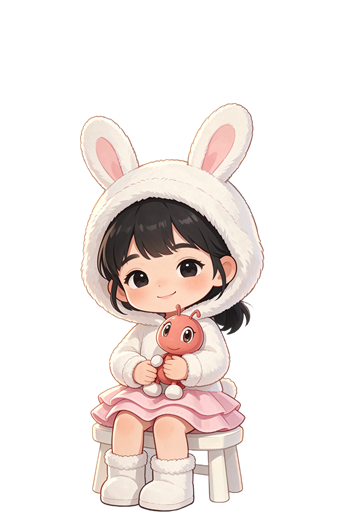
#> input picture tests/new-frames/ref/ranran_base.png, 344 x 520 px
$ python remove_watermark.py ../new-frames/ref/ranran_base.png
#> lines starting #> are read from the running program, lines starting #| are printed output that depends on the picture
"""Remove the light "豆包AI生成" watermark from the bottom-right corner of pet frames.

The watermark is a right-aligned beige-gray glyph row (glyph tops y ≥ 498) over
transparent background or the soft ground shadow. Detection: strict anchor
components prove the row exists, then the row rectangle absorbs adjacent
in-band fragments while skipping solid shapes (fur chunks, ant feet, blobs).
Inpainting fills masked pixels from background-only sources — unmasked text
remnants never act as sources, so partial coverage cannot smear dark glyph
colour into the result; a second pass peels whatever the first missed.

Usage:
  python remove_watermark.py <frame.png|dir> [--preview <out.png>] [--apply]
"""
import sys
from collections import deque
from pathlib import Path

import numpy as np
from PIL import Image

# search window: bottom-right corner
X0, Y0 = 150, 450
# watermark row: right-aligned "豆包AI生成", glyph tops in y ≥ 498, beige-gray
BAND_Y = 498          # anchor components must start below this
SWEEP_Y = 494         # mask sweep never starts above this line
RIGHT_MIN = 250       # anchor right edge must reach this far
RB_RANGE = (12, 42)   # text warmth: mean R-B
LUM_RANGE = (140, 232)
ROW_MAX_W = 130       # row rectangle never reaches further left than this
ABSORB_GAP = 12       # in-band fragments within this gap join the row
DILATE = 2            # catch anti-aliased halo around glyphs
PAD = 24              # inpaint works on the mask bbox grown by this margin
PASSES = 2            # detect+inpaint iterations

# per-frame text-row rectangles (x0, y0, x1, y1), hand-measured from gridded
# zooms of the 12 Doubao frames; the anchor path handles any future frame
RECTS = {
    "breath":     (263, 503, 333, 520),
    "breathopen": (260, 499, 328, 520),
    "chess":      (283, 500, 344, 520),
    "divine":     (257, 503, 325, 520),
    "earperk":    (259, 502, 330, 520),
    "gaze":       (243, 497, 312, 520),
    "grindink":   (276, 496, 343, 520),
    "lantern":    (244, 503, 312, 520),
    "ridewind":   (278, 503, 344, 520),
    "sniff":      (243, 497, 310, 520),
    "tailhug":    (256, 506, 330, 520),
    "unroll":     (258, 503, 325, 520),
}


def components(mask):
    """4-connected components of a bool mask → list of pixel-index arrays."""
    labels = np.zeros(mask.shape, dtype=np.int32)
    comps = []
    for sy, sx in zip(*np.nonzero(mask)):
        if labels[sy, sx]:
            continue
        label = len(comps) + 1
        labels[sy, sx] = label
        q = deque([(sy, sx)])
        pixels = [(sy, sx)]
        while q:
            y, x = q.popleft()
            for ny, nx in ((y-1, x), (y+1, x), (y, x-1), (y, x+1)):
                if 0 <= ny < mask.shape[0] and 0 <= nx < mask.shape[1] and mask[ny, nx] and not labels[ny, nx]:
                    labels[ny, nx] = label
                    q.append((ny, nx))
                    pixels.append((ny, nx))
        comps.append(np.array(pixels))
    return comps


# [36 lines left out: functions dilate, mask_from_rect, not called in this run]


def analyze(rgba):
    """→ (mask, forbid): pixels to clear, and candidate pixels never to fill from."""
    h, w, _ = rgba.shape
    x1, y1 = min(X0, w), min(Y0, h)
    region = rgba[y1:, x1:, :].astype(np.float32)
    r, g, b, a = region[..., 0], region[..., 1], region[..., 2], region[..., 3]
    lum = (r + g + b) / 3
    sat = region[..., :3].max(axis=2) - region[..., :3].min(axis=2)
    cand = (a > 20) & (lum > 105) & (sat < 85)
    full = np.zeros((h, w), dtype=bool)
    forbid = np.zeros((h, w), dtype=bool)

    # stage 1: strict anchors prove the right-aligned text row exists
    band = np.zeros(region.shape[:2], dtype=bool)
    band[BAND_Y - y1:, :] = True
    anchor_cand = (a > 25) & (lum > 110) & (lum <= LUM_RANGE[1] + 8) & (sat < 80) & band
    row = np.zeros(region.shape[:2], dtype=bool)
    rx0 = rx1 = None
    for comp in components(anchor_cand):
        ys, xs = comp[:, 0], comp[:, 1]
        bw, bh = xs.max() - xs.min() + 1, ys.max() - ys.min() + 1
        fill = len(comp) / (bw * bh)
        if len(comp) < 8 or bw > 150 or bh > 20 or fill > 0.62:
            continue
        rb = (r[ys, xs] - b[ys, xs]).mean()
        lm = lum[ys, xs].mean()
        if not (RB_RANGE[0] <= rb <= RB_RANGE[1] and LUM_RANGE[0] <= lm <= LUM_RANGE[1]):
            continue
        if ys.min() + y1 < BAND_Y or xs.max() + x1 < RIGHT_MIN:
            continue
        row[ys, xs] = True
        rx0 = int(xs.min()) if rx0 is None else min(rx0, int(xs.min()))
        rx1 = int(xs.max()) if rx1 is None else max(rx1, int(xs.max()))
    if rx0 is None:
        forbid[y1:, x1:] = cand
        return full, forbid

    # stage 2: sweep every candidate inside the row's rectangle, protecting
    # solid structures (fur chunks, ant feet: big comps or anything near the
    # saturated red ant body) — glyphs and faint shadow bits get masked and
    # the inpaint refills the shadow bits invisibly
    lx = max(0, rx1 + 1 - ROW_MAX_W)
    rect = np.zeros(region.shape[:2], dtype=bool)
    rect[SWEEP_Y - y1:, lx:rx1 + 1] = True
    wide = np.zeros(region.shape[:2], dtype=bool)
    top = max(0, 470 - y1)
    wide[top:, :] = (a > 25)[top:, :] & (lum > 110)[top:, :] \
        & (lum <= LUM_RANGE[1] + 8)[top:, :] & (sat < 80)[top:, :]
    solid = np.zeros(region.shape[:2], dtype=bool)
    for comp in components(wide):
        if len(comp) > 150:
            solid[comp[:, 0], comp[:, 1]] = True
    near_sat = dilate(sat >= 90, 2)
    mask = cand & rect & ~solid & ~near_sat
    full[y1:, x1:] = dilate(mask, DILATE)
    forbid[y1:, x1:] = cand & ~mask
    return full, forbid


# [49 lines left out: functions shifted, inpaint, not called in this run]


def run_pass(rgba, name=None):
    """One detect+inpaint iteration; returns (cleaned_rgba, n_masked)."""
    if name is not None and name in RECTS:
        rect = RECTS[name]
        mask, forbid = mask_from_rect(rgba, rect, solid_n=2000 if name == "tailhug" else 300)
    else:
        mask, forbid = analyze(rgba)
    n = int(mask.sum())
    if n == 0:
        return rgba, 0
    cleaned = inpaint(rgba, mask, forbid)
    return cleaned, n


def process(path, apply):
#> called with apply = False
    rgba = np.array(Image.open(path).convert("RGBA"))
#> rgba is the input picture: shape (520, 344, 4); mean R, G, B, A 62.9, 54.8, 51.7, 77.1
    total = 0
    for _ in range(PASSES):
        rgba, n = run_pass(rgba, name=path.stem)
        total += n
        if n == 0:
            break
#> this loop made 1 pass
#> (n, total) on pass 1: (0, 0)
#> pass 1, in analyze, `region = rgba[y1:, x1:, :].astype(np.float32)`:
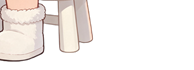
#> region: shape (70, 194, 4) float32; mean R, G, B, A 71.3, 66.2, 63.1, 80.7; transparent parts drawn white
#> pass 1, in analyze, `r, g, b, a = region[..., 0], region[..., 1], region[..., 2], region[....`:
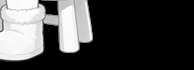
#> r: shape (70, 194) float32; min 0, max 255, mean 71.3
#> pass 1, in analyze, `r, g, b, a = region[..., 0], region[..., 1], region[..., 2], region[....`:
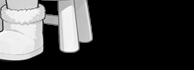
#> g: shape (70, 194) float32; min 0, max 255, mean 66.2
#> after the loop, total = 0
    if apply and total:
        Image.fromarray(rgba, "RGBA").save(path)
    return total


# [24 lines left out: function preview, not called in this run]


def main():
    args = sys.argv[1:]
    apply = "--apply" in args
    preview_path = None
    if "--preview" in args:
        preview_path = args[args.index("--preview") + 1]
    args = [a for a in args if a not in ("--preview", preview_path, "--apply")]
    targets = []
    for arg in args:
        p = Path(arg)
        if p.is_dir():
            targets.extend(sorted(p.glob("*.png")))
        else:
            targets.append(p)
    if preview_path and not apply:
        preview(targets, preview_path)
        return
    for f in targets:
        n = process(f, apply)
#> n = 0
        print(f"{f.stem}: {n} px cleaned")
#| ranran_base: 0 px cleaned


if __name__ == "__main__":
    main()
